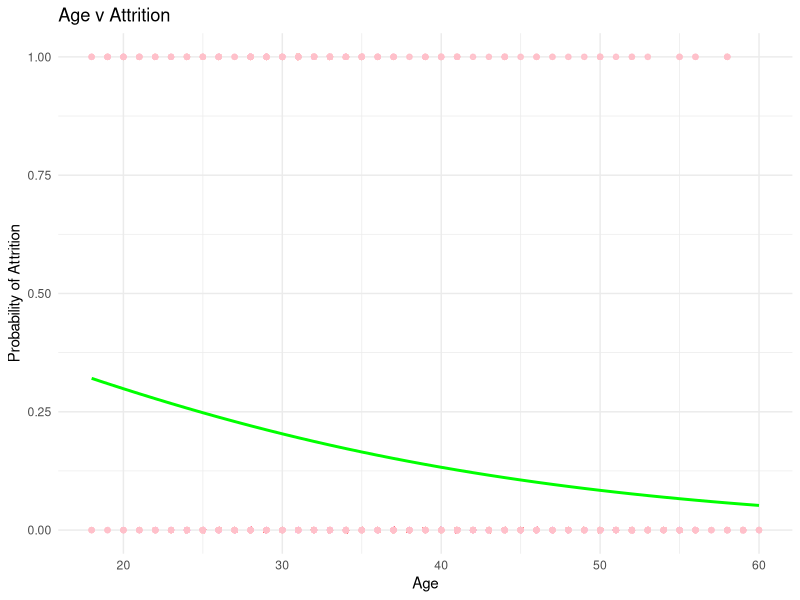

R code for this plot: (Note: this script raises an error after producing the figure.)
employee_data <- read.csv("Employee_Data_Project.csv")
employee_data <- na.omit(employee_data)

#load packges
library(tidyverse)
library(ROSE)
library(caret)
library(broom)
library(ggridges)
library(readxl)
library(pROC)
library(psych)
library(stats)

dim(employee_data)
str(employee_data)
anyNA(employee_data)
describe(employee_data)
summary(employee_data)

#change to numerics
employee_data$NumCompaniesWorked = as.numeric(employee_data$NumCompaniesWorked)
employee_data$TotalWorkingYears = as.numeric(employee_data$TotalWorkingYears)
employee_data$EnvironmentSatisfaction = as.numeric(employee_data$EnvironmentSatisfaction)
employee_data$JobSatisfaction = as.numeric(employee_data$JobSatisfaction)

str(employee_data)

# check missing values
employee_data %>%
  summarize(
    across(everything(), function(x) sum(is.na(x)))
  )


## Question 2: 

# Convert Attrition to binary (1 for "Yes", 0 for "No")
employee_data$Attrition_Binary <- ifelse(employee_data$Attrition == "Yes", 1, 0)

# Model 4: Logistic regression with interaction term Gender:Income
model_4 <- glm(Attrition_Binary ~ Age + Gender + JobSatisfaction + Income + Gender:Income,
               data = employee_data, family = binomial)

# Summary of the model
summary(model_4)

# Predict probabilities for combinations of predictors
ages_genders_satisfaction_income <- expand.grid(
  Age = c(25, 40, 60),
  Gender = c("Male", "Female"),
  JobSatisfaction = c(1, 4),  # Example satisfaction levels (low and high)
  Income = c(30000, 70000, 150000)  # Example income levels
)
predicted_probs <- predict(model_4, newdata = ages_genders_satisfaction_income, type = "response")
 
# Combine predictors and predicted probabilities
results_4 <- data.frame(ages_genders_satisfaction_income, Predicted_Probability = predicted_probs)

# Display the results
print(results_4)


## Question 3: 

# Calculate the marginal distribution
marginal_distribution <- prop.table(table(employee_data$Attrition)) * 100

# Convert to a data frame for better visualization
marginal_distribution_report <- data.frame(
  Attrition = names(marginal_distribution),
  Percentage = as.numeric(marginal_distribution)
)

# Display the result
print(marginal_distribution_report)

# Drop rows with missing values
employee_data <- na.omit(employee_data)

# Create a binary variable for age group (Younger: <= 40, Older: > 40)
employee_data$Age_Group <- ifelse(employee_data$Age <= 40, "Younger", "Older")

# Convert Attrition to binary (1 for "Yes", 0 for "No")
employee_data$Attrition_Binary <- ifelse(employee_data$Attrition == "Yes", 1, 0)

# Logistic regression model: Attrition ~ Age_Group
logit_model <- glm(Attrition_Binary ~ Age_Group, data = employee_data, family = "binomial")

# Predict probabilities for younger and older employees
younger_prob <- predict(logit_model, newdata = data.frame(Age_Group = "Younger"), type = "response")
older_prob <- predict(logit_model, newdata = data.frame(Age_Group = "Older"), type = "response")

# Display results
cat("Logistic Regression Results for Age Groups:\n")
cat(sprintf("Probability of Attrition (Younger Employees, Age <= 40): %.2f%%\n", younger_prob * 100))
cat(sprintf("Probability of Attrition (Older Employees, Age > 40): %.2f%%\n", older_prob * 100))


## Question 4: 

# New data --> age for prediction
employee_data$Age_Group_Factor <- ifelse(employee_data$Age <= 40, 1, 0)
logit_model2 <- glm(Attrition_Binary ~ Age, data = employee_data, family = "binomial")
age_new = seq(min(employee_data$Age), max(employee_data$Age), by = 1)
prediction1 = data.frame(Age = age_new)


# Predicted probabilities
prediction1$prediction_prob = predict(logit_model2, newdata = prediction1, type = "response")

# Plot the relationship
log1 = ggplot(employee_data, aes(x = Age, y = Attrition_Binary)) +
  geom_point(alpha = 0.3, color = "pink") +
  geom_line(data = prediction1, aes(x = Age, y = prediction_prob), color = "green", size = 1) +
  labs(title = "Age v Attrition",
       x = "Age",
       y = "Probability of Attrition") +
  theme_minimal()

print(log1)

#Pink dots represent the actual data points of age and attrition. The zeros are people who stayed and ones are people that left.
#Green line is the predicted probability of attrition, according to the model younger employees are more likely to leave (higher probability), and older employees are less likely to leave (lower probability).

# Age Statistics for Attrition Groups
age_summary =  employee_data %>%
  group_by(Attrition) %>%
  summarise(
    count = n(),
    mean_age = mean(Age),
    sd_age = sd(Age),
    min_age = min(Age),
    max_age = max(Age),
    median_age = median(Age)
  )

print(age_summary)
# The table shows that younger Canterra employees are more likely to leave the company because there is a lower mean and median age in the leaving group. The employees that decide to stay have a higher average age and lower variation in age range.


## Question 5: 

# Stratified split for training (60%), validation (20%), and test (20%)
set.seed(123)  # For reproducibility

# First, split into training and temporary (validation + test) sets
train_index <- createDataPartition(employee_data$Attrition_Binary, p = 0.6, list = FALSE)
train_set <- employee_data[train_index, ]
temp_set <- employee_data[-train_index, ]

# Now, split the temporary set into validation and test sets (50-50 split of remaining 40%)
validation_index <- createDataPartition(temp_set$Attrition_Binary, p = 0.5, list = FALSE)
validation_set <- temp_set[validation_index, ]
test_set <- temp_set[-validation_index, ]

# Model 1: A one-variable model with Age
model_1 <- glm(Attrition_Binary ~ Age, data = train_set, family = "binomial")

# Model 2: A two-variable model with Age and Gender
model_2 <- glm(Attrition_Binary ~ Age + Gender, data = train_set, family = "binomial")

# Model 3: A three-variable model with Age, Gender, and JobSatisfaction
model_3 <- glm(Attrition_Binary ~ Age + Gender + JobSatisfaction, data = train_set, family = "binomial")

# Model 4: An interaction model with Age, Gender, JobSatisfaction, Income, and Gender:Income
model_4 <- glm(Attrition_Binary ~ Age + Gender + JobSatisfaction + Income + Gender:Income,
               data = train_set, family = "binomial")

# Summarize each model
cat("\nSummary of Model 1:\n")
summary(model_1)

cat("\nSummary of Model 2:\n")
summary(model_2)

cat("\nSummary of Model 3:\n")
summary(model_3)

cat("\nSummary of Model 4:\n")
summary(model_4)

# Rebalance the training set using oversampling and undersampling
balanced_train_set <- ovun.sample(Attrition_Binary ~ ., data = train_set, method = "both")$data

# Rebalance the validation set using oversampling
balanced_validation_set <- ovun.sample(Attrition_Binary ~ ., data = validation_set, method = "over")$data

# Retrain all models on the rebalanced training set
model_1_balanced <- glm(Attrition_Binary ~ Age, data = balanced_train_set, family = "binomial")
model_2_balanced <- glm(Attrition_Binary ~ Age + Gender, data = balanced_train_set, family = "binomial")
model_3_balanced <- glm(Attrition_Binary ~ Age + Gender + JobSatisfaction, data = balanced_train_set, family = "binomial")
model_4_balanced <- glm(Attrition_Binary ~ Age + Gender + JobSatisfaction + Income + Gender:Income,
                        data = balanced_train_set, family = "binomial")

# Function to evaluate a model
evaluate_model <- function(model, validation_data) {
  # Predict probabilities and binary outcomes
  predicted_probs <- predict(model, newdata = validation_data, type = "response")
  predicted_classes <- ifelse(predicted_probs > 0.5, 1, 0)
  
  # Ensure factor levels match for predicted and actual classes
  predicted_classes <- factor(predicted_classes, levels = c(0, 1))
  actual_classes <- factor(validation_data$Attrition_Binary, levels = c(0, 1))
  
  # Calculate AIC
  aic <- AIC(model)
  
  # Calculate AUC
  roc_curve <- roc(actual_classes, predicted_probs)
  auc <- auc(roc_curve)
  
  # Calculate Precision and Recall
  confusion <- confusionMatrix(predicted_classes, actual_classes, positive = "1")
  precision <- confusion$byClass["Precision"]
  recall <- confusion$byClass["Recall"]
  
  return(c(AIC = aic, AUC = auc, Precision = precision, Recall = recall))
}

# Evaluate all models on the balanced validation set
results <- rbind(
  Model_1 = evaluate_model(model_1_balanced, balanced_validation_set),
  Model_2 = evaluate_model(model_2_balanced, balanced_validation_set),
  Model_3 = evaluate_model(model_3_balanced, balanced_validation_set),
  Model_4 = evaluate_model(model_4_balanced, balanced_validation_set)
)

# Convert results to a data frame
results_df <- as.data.frame(results)
results_df$Model <- rownames(results_df)
rownames(results_df) <- NULL

# Print the results table
print(results_df)


## Question 6: 

pred_1 <- predict(model_1_balanced, newdata = test_set, type = "response")
pred_2 <- predict(model_2_balanced, newdata = test_set, type = "response")
pred_3 <- predict(model_3_balanced, newdata = test_set, type = "response")
pred_4 <- predict(model_4_balanced, newdata = test_set, type = "response")


#ROC Curves and AUC
roc_1 <- roc(test_set$Attrition_Binary, pred_1)
roc_2 <- roc(test_set$Attrition_Binary, pred_2)
roc_3 <- roc(test_set$Attrition_Binary, pred_3)
roc_4 <- roc(test_set$Attrition_Binary, pred_4)


# ROC curves on one plot
plot(roc_1, col = "blue", main = "ROC Curves for Models 1-4", lwd = 2)
plot(roc_2, col = "red", add = TRUE, lwd = 2)
plot(roc_3, col = "green", add = TRUE, lwd = 2)
plot(roc_4, col = "purple", add = TRUE, lwd = 2)

# Legend
legend("bottomright", legend = c("Model 1", "Model 2", "Model 3", "Model 4"),
       col = c("blue", "red", "green", "purple"), lwd = 2)


#Compare ROC Curves and AUC
auc_1 <- auc(roc_1)
auc_2 <- auc(roc_2)
auc_3 <- auc(roc_3)
auc_4 <- auc(roc_4)

# Display AUC values
cat("AUC for Model 1:", auc_1, "\n")
cat("AUC for Model 2:", auc_2, "\n")
cat("AUC for Model 3:", auc_3, "\n")
cat("AUC for Model 4:", auc_4, "\n")
